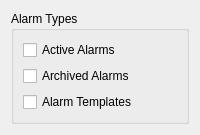
<ui version="4.0" >
 <class>AlarmTypeWidget</class>
 <widget class="QWidget" name="AlarmTypeWidget">
  <layout class="QVBoxLayout" name="verticalLayout">
   <item>
    <widget class="QGroupBox" name="groupBox">
     <property name="title" >
      <string>Alarm Types</string>
     </property>
     <layout class="QVBoxLayout" name="verticalLayout_1">
      <item>
       <widget class="QCheckBox" name="activeCheckBox">
        <property name="text" >
         <string>Active Alarms</string>
        </property>
        <property name="checked">
         <bool>false</bool>
        </property>
       </widget>
      </item>
      <item>
       <widget class="QCheckBox" name="archivedCheckBox">
        <property name="text">
         <string>Archived Alarms</string>
        </property>
        <property name="checked">
         <bool>false</bool>
        </property>
       </widget>
      </item>
      <item>
       <widget class="QCheckBox" name="templateCheckBox">
        <property name="text">
         <string>Alarm Templates</string>
        </property>
        <property name="checked">
         <bool>false</bool>
        </property>
       </widget>
      </item>
     </layout>
    </widget>
   </item>
  </layout>
 </widget>
 <resources/>
</ui>
